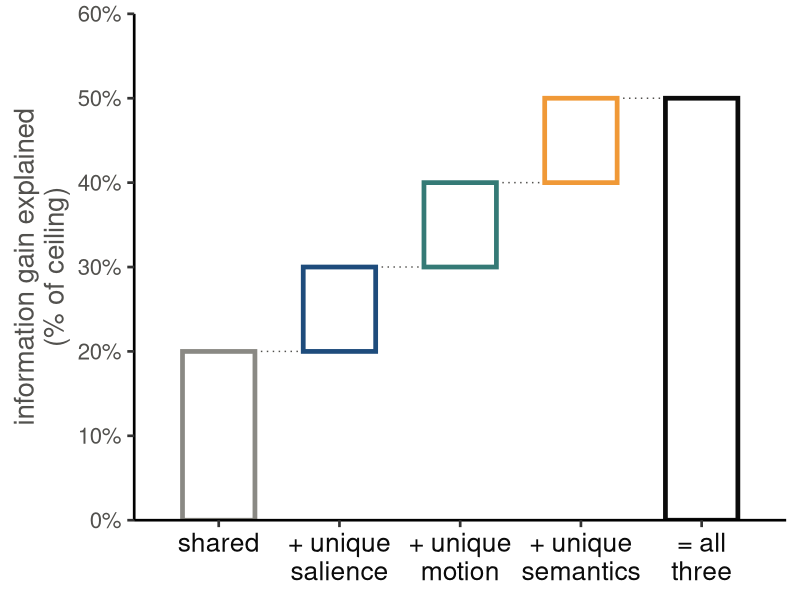

Recreate this plot in R.
## plot_waterfall_schematic.R
## Presentation schematic of the IG waterfall with made-up values (shared 20%, each unique +10%, all three 50%).
## White bars outlined in the slide feature colors (all three in black), no CIs or value labels.
##
## Output: figures/presentations/analysis schematics/waterfall_schematic.png
## Usage:  Rscript scripts/schematics/plot_waterfall_schematic.R

suppressPackageStartupMessages({
  library(dplyr)
  library(ggplot2)
  library(here)
})

COLORS <- c(saliency = "#1e4c7c", motion = "#357a76", meaning = "#f09937", shared = "#8a8984", all = "#0b0b0b")  # slide colors, used as outlines
INK <- "#0b0b0b"; INK2 <- "#52514e"

wf <- tibble(label = c("shared", "+ unique\nsalience", "+ unique\nmotion", "+ unique\nsemantics", "= all\nthree"),
             key = c("shared", "saliency", "motion", "meaning", "all"),
             estimate = c(20, 10, 10, 10, 50), i = 1:5) |>
  mutate(end = if_else(key == "all", estimate, cumsum(estimate)), start = if_else(key == "all", 0, lag(end, default = 0)))

p <- ggplot(wf) +
  geom_segment(data = filter(wf, i < 5), aes(x = i + 0.3, xend = i + 0.7, y = end, yend = end),
               color = INK2, linewidth = 0.5, linetype = "dotted") +
  geom_rect(aes(xmin = i - 0.3, xmax = i + 0.3, ymin = start, ymax = end, color = key), fill = "white", linewidth = 1.6) +
  scale_color_manual(values = COLORS, guide = "none") +
  scale_x_continuous(breaks = wf$i, labels = wf$label, expand = expansion(add = 0.4)) +
  scale_y_continuous(limits = c(0, 60), breaks = seq(0, 60, 10), expand = c(0, 0), labels = function(x) paste0(x, "%")) +
  labs(x = NULL, y = "information gain explained\n(% of ceiling)") +
  theme_classic(base_size = 20) +
  theme(axis.text = element_text(color = INK2), axis.text.x = element_text(color = INK, size = 19),
        axis.title = element_text(color = INK2))
out_dir <- here("figures", "presentations", "analysis schematics")
dir.create(out_dir, recursive = TRUE, showWarnings = FALSE)
out <- file.path(out_dir, "waterfall_schematic.png")
ggsave(out, p, width = 10, height = 6.5, dpi = 200, bg = "white")
cat("Saved", out, "\n")
